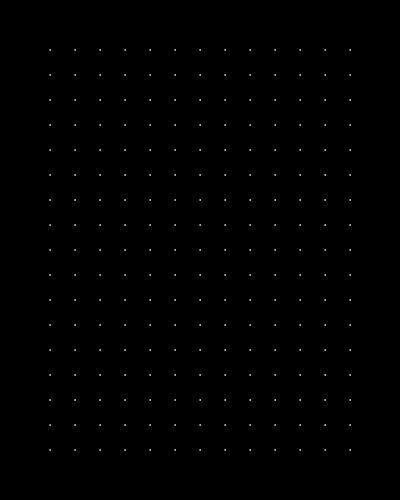
Frame 1 (no input)
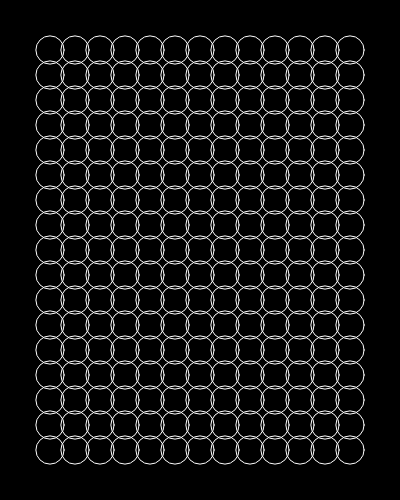
Frame 60 (no input)
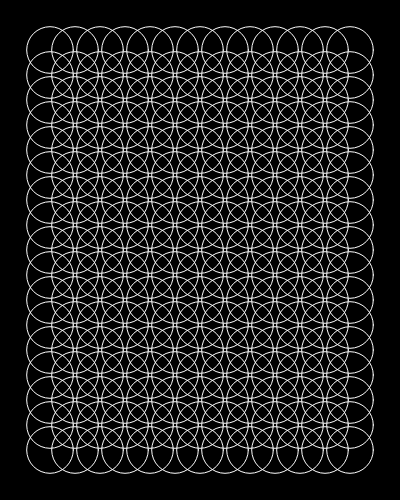
Frame 120 (the mouse pressed at the canvas centre since frame 60)

The p5.js sketch that drew these frames (run headless with seeded random() and noise() and a simulated clock; from frame 60 on, the mouse is pressed at the canvas centre):

// p5.js sketch
// ── sketch.js
function setup() {
  createCanvas(400, 500);
}

function draw() {
  background(0);
  noFill();
  stroke(255);

  let inc = 50 * sin(frameCount * 0.01);

  for (let x = 50; x <= width - 50; x += 25) {
    for (let y = 50; y <= height - 50; y += 25) {
      circle(x, y, inc);
    }
  }
}

// ── style.css
* {
  margin: 0;
  padding: 0;
  box-sizing: border-box;
  user-select: none;
  font-family: "Poppins", sans-serif;
}

body {
  width: 100vw;
  height: 100vh;
  display: flex;
  justify-content: center;
  align-items: center;
  flex-direction: column;
  background-color: #000;
  overflow: hidden;
}

canvas {
  display: block;
  position: relative;
}
